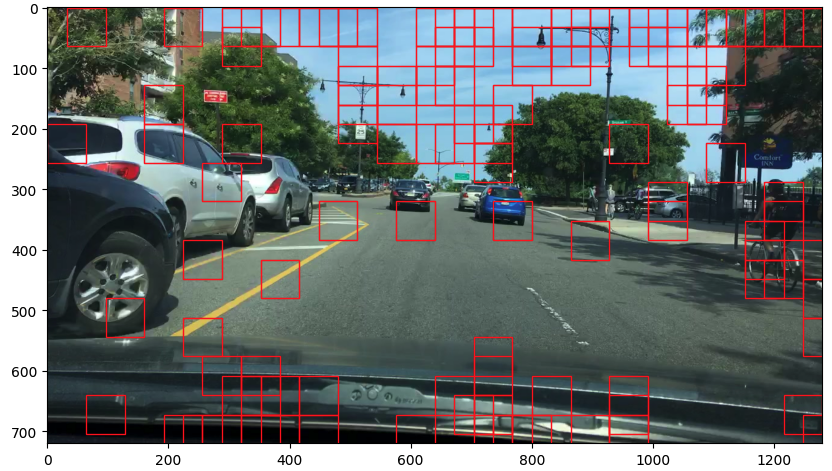
#> input picture assets for report/calibratedsvm_stride32_padding20_33.png, 832 x 471 px
$ python sliding_window.py --image 'assets for report/calibratedsvm_stride32_padding20_33.png'
#> lines starting #> are read from the running program, lines starting #| are printed output that depends on the picture
import numpy as np
import cv2
import argparse
import matplotlib.pyplot as plt

def sliding_window(image, window_size, stride, padding):
    """
    Slide a window across an image with a given stride and padding.

    Args:
        image: The input image.
        window_size: The size of the window.
        stride: The stride to slide the window.
        padding: The amount of padding to apply to the image.

    Returns:
        A generator that yields the sliding windows.
    """
    # Add padding to the image
    padded_image = cv2.copyMakeBorder(image, padding, padding, padding, padding, cv2.BORDER_CONSTANT)

    # Loop over the sliding window
    for y in range(0, padded_image.shape[0] - window_size + 1, stride):
        for x in range(0, padded_image.shape[1] - window_size + 1, stride):
            yield padded_image[y:y+window_size, x:x+window_size]


parser = argparse.ArgumentParser()
parser.add_argument('--image', type=str, default='train/A_001.jpg', help='Path of the image')
parser.add_argument('--window_size', type=int, default= 64, help='Size of the window')
parser.add_argument('--stride', type=int, default=10, help='Size of the stride')
parser.add_argument('--padding', type=int, default=0, help='Size of the padding')
args = parser.parse_args()


if __name__ == '__main__':
    image = cv2.imread(args.image)
#> image is the input picture: shape (471, 832, 3); mean B, G, R 114.7, 115, 109.4
    window_size = args.window_size
    stride = args.stride
    padding = args.padding

    for window in sliding_window(image, window_size, stride, padding):
        pass
    print(window.shape)
#| (64, 64, 3)
    print(window)
#> (printed output is left out)
    fig, ax = plt.subplots()
    ax.imshow(window)
    plt.savefig("window.png")
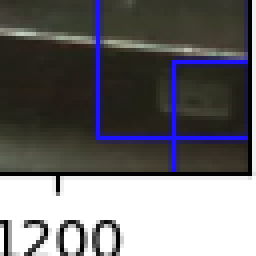
#> shown: shape (64, 64, 3) (shown 4 times larger); mean R, G, B 109.8, 108.5, 111.1

$ run again, on assets for report/randomforest_stride32_padding20_33.png
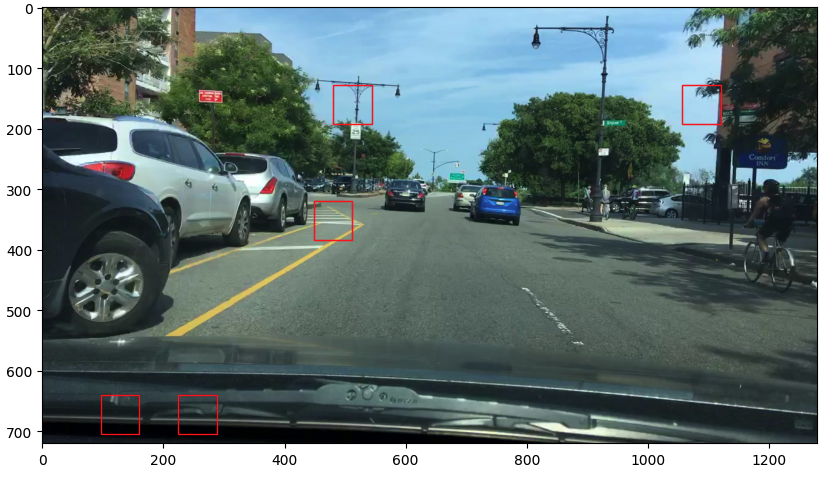
#> input picture assets for report/randomforest_stride32_padding20_33.png, 836 x 483 px
#> image is the input picture: shape (483, 836, 3); mean B, G, R 123.5, 123.8, 107.8
#| (64, 64, 3)
#> (printed output is left out)
#> `plt.savefig("window.png")`:
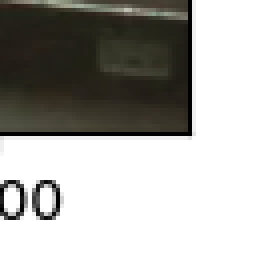
#> shown: shape (64, 64, 3) (shown 4 times larger); mean R, G, B 168.4, 167.4, 163.4
